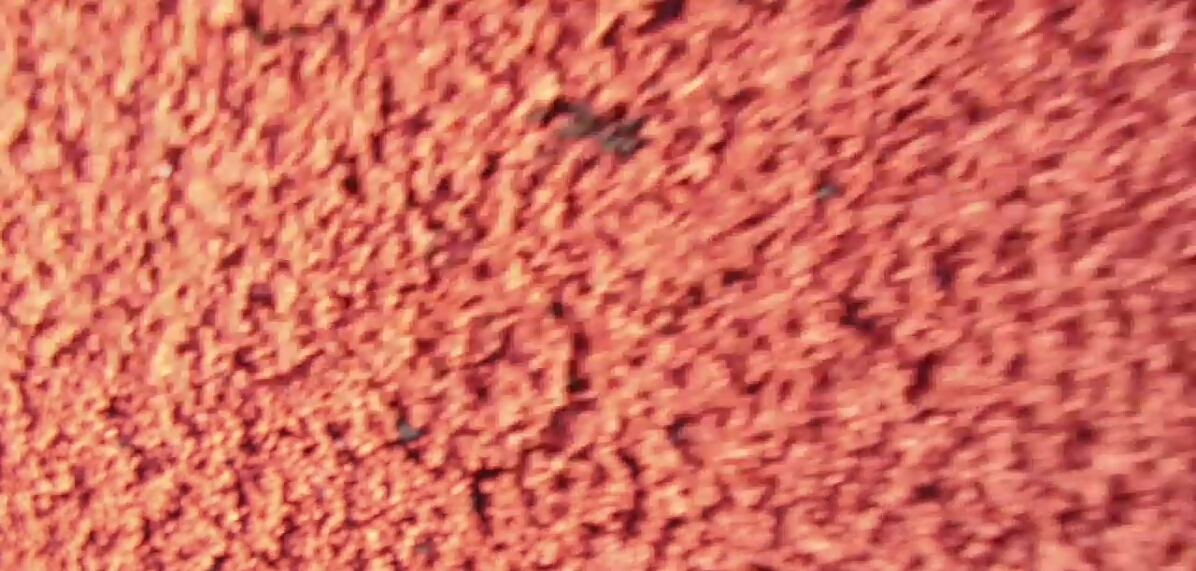
#> input picture exp2/pic5-3/1.jpg, 1196 x 571 px, found by its file name; its folder holds only this picture in this run
$ python video.py
#> lines starting #> are read from the running program, lines starting #| are printed output that depends on the picture
# -*- coding: UTF-8 -*-
import os
import cv2
import time

list_i = [1, 2, 6, 7, 8, 9, 10, 11, 12, 13, 14, 15, 16, 17, 18, 19, 20, 21, 22, 23, 24, 25, 26, 27, 28, 29, 30, 31, 32, 33, 34, 35, 36, 37, 38, 39, 40, 41, 42, 43, 44, 45, 46, 47, 48, 49, 50, 51, 52, 53, 54, 55, 56, 57, 58, 59, 60, 61, 62, 63, 64, 65, 66, 67, 68, 69, 70, 71, 77, 78, 79, 80, 81, 82, 83, 84, 85, 86, 87, 88, 89, 90, 91, 92, 93, 94, 95, 96, 97, 98, 99, 100, 101, 102, 103, 104, 105, 106, 107, 108, 109, 110, 111, 112, 113, 114, 115, 116, 117, 118, 119, 120, 121, 122, 123, 124, 125, 126, 127, 128, 129, 130, 131, 132, 133, 134, 135, 136, 137, 138, 139, 140, 141, 142, 143, 144, 145, 146, 147, 148, 149, 150, 151, 152, 153, 154, 155, 156, 157, 158, 160, 161, 162, 163, 164, 165, 166, 167, 168]

# 图片合成视频
def picvideo(path, size):
    # path = r'C:\Users\Administrator\Desktop\1\huaixiao\\'#文件路径
#> called with path = 'exp2', size = (1920, 1080)
    filelist = os.listdir(path)  # 获取该目录下的所有文件名

    '''
    fps:
    帧率：1秒钟有n张图片写进去[控制一张图片停留5秒钟，那就是帧率为1，重复播放这张图片5次]
    如果文件夹下有50张 534*300的图片，这里设置1秒钟播放5张，那么这个视频的时长就是10秒
    '''
    fps = 1
    size = (1920, 1080) #图片的分辨率片
    # file_path = os.getcwd() + "/" + "exp_model.mp4"  # 导出路径
    # file_path = os.getcwd() + "/" + "exp_model_ref.mp4"  # 导出路径
    # file_path = os.getcwd() + "/" + "exp_pic_ref.mp4"  # 导出路径
    file_path = os.getcwd() + "/" + "exp_pic_plan.mp4"  # 导出路径
    print(file_path)
    # fourcc = cv2.VideoWriter_fourcc('D', 'I', 'V', 'X')  # 不同视频编码对应不同视频格式（例：'I','4','2','0' 对应avi格式）
    fourcc = cv2.VideoWriter_fourcc(*"mp4v")

    video = cv2.VideoWriter(file_path, fourcc, fps, size)
    #
    # path = os.getcwd() + "\pic_ref\\"  # 待读取的文件夹
    # path = os.getcwd() + "\pic5-4\\"  # 待读取的文件夹
    path = os.getcwd() + "\pic5-3\\"  # 待读取的文件夹
    # print(path)

    for i in range(1,152):
    # [4 lines of commented-out code are left out]
        item = path + str(i) + '.jpg'
    #     print(item)

        img = cv2.imread(item)  # 使用opencv读取图像，直接返回numpy.ndarray 对象，通道顺序为BGR ，注意是BGR，通道值默认范围0-255。
#> img is the input picture: shape (571, 1196, 3); mean B, G, R 94.5, 109.1, 212.8

        img = cv2.resize(img, (1920, 1080), )
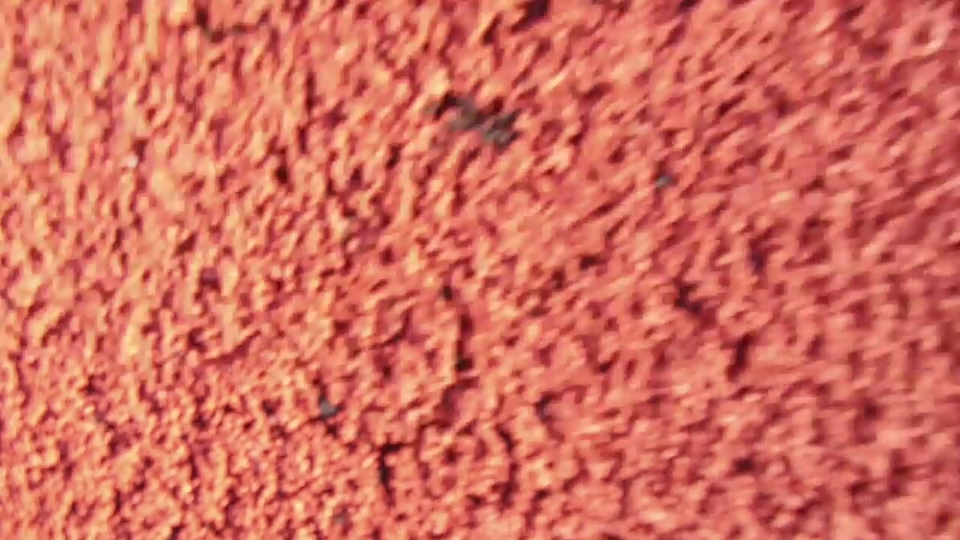
#> img: shape (1080, 1920, 3) (shown at 1/2 size); mean B, G, R 94.4, 108.9, 212.6
            # print(img)
        video.write(img)  # 把图片写进视频


    video.release()  # 释放

path = os.getcwd()
#> (the run stopped early here; a loop or call above may not have finished)
